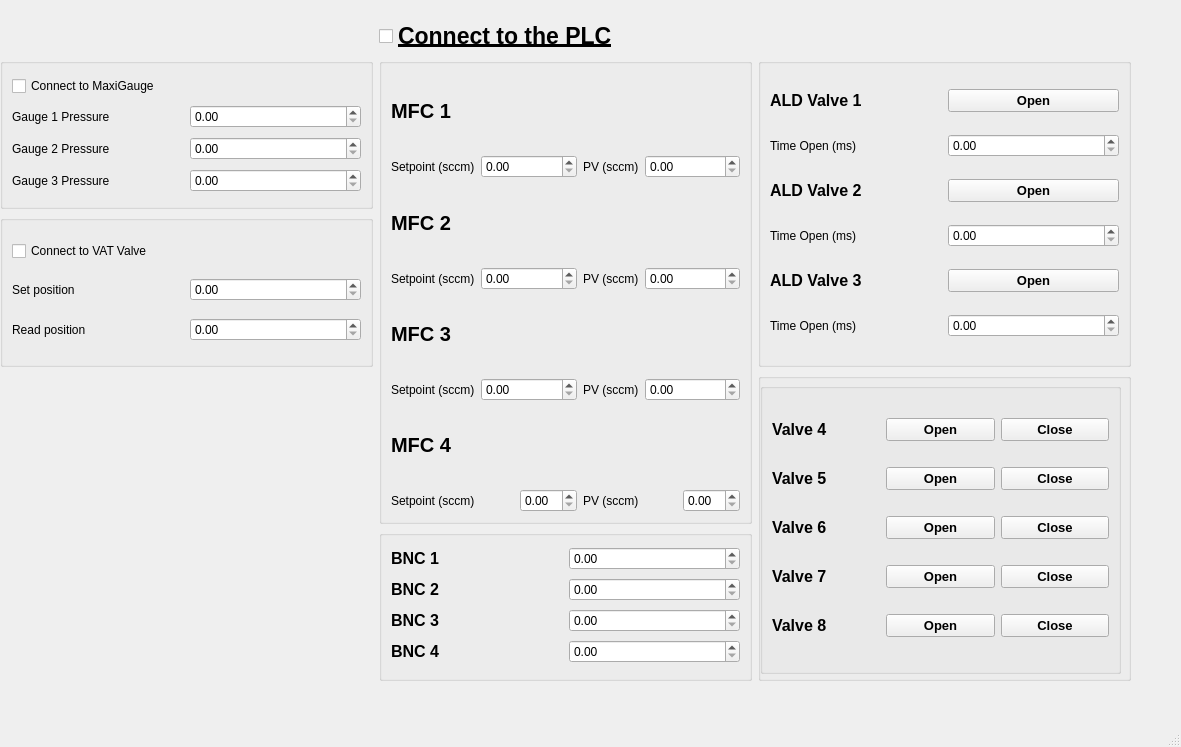
<?xml version="1.0" encoding="UTF-8"?>
<ui version="4.0">
 <class>MainWindow</class>
 <widget class="QMainWindow" name="MainWindow">
  <property name="geometry">
   <rect>
    <x>0</x>
    <y>0</y>
    <width>1181</width>
    <height>747</height>
   </rect>
  </property>
  <property name="windowTitle">
   <string>MainWindow</string>
  </property>
  <widget class="QWidget" name="centralwidget">
   <widget class="QWidget" name="layoutWidget">
    <property name="geometry">
     <rect>
      <x>0</x>
      <y>20</y>
      <width>1131</width>
      <height>661</height>
     </rect>
    </property>
    <layout class="QGridLayout" name="gridLayout_7">
     <item row="0" column="1">
      <widget class="QCheckBox" name="plc_connect_checkBox">
       <property name="font">
        <font>
         <pointsize>17</pointsize>
         <bold>true</bold>
         <underline>true</underline>
        </font>
       </property>
       <property name="text">
        <string>Connect to the PLC</string>
       </property>
      </widget>
     </item>
     <item row="2" column="0">
      <widget class="QGroupBox" name="vat_groupbox">
       <layout class="QGridLayout" name="gridLayout_6">
        <item row="0" column="0" colspan="2">
         <widget class="QCheckBox" name="vat_valve_connect_checkBox">
          <property name="text">
           <string>Connect to VAT Valve</string>
          </property>
         </widget>
        </item>
        <item row="1" column="0">
         <widget class="QLabel" name="vat_set_label">
          <property name="text">
           <string>Set position</string>
          </property>
         </widget>
        </item>
        <item row="1" column="1">
         <widget class="QDoubleSpinBox" name="vat_set_doubleSpinBox"/>
        </item>
        <item row="2" column="0">
         <widget class="QLabel" name="vat_read_label">
          <property name="text">
           <string>Read position</string>
          </property>
         </widget>
        </item>
        <item row="2" column="1">
         <widget class="QDoubleSpinBox" name="vat_read_doubleSpinBox"/>
        </item>
       </layout>
      </widget>
     </item>
     <item row="1" column="0">
      <widget class="QGroupBox" name="maxigauge_groupbox">
       <layout class="QGridLayout" name="gridLayout_5">
        <item row="0" column="0" colspan="2">
         <widget class="QCheckBox" name="maxigauge_connect_checkBox">
          <property name="text">
           <string>Connect to MaxiGauge</string>
          </property>
         </widget>
        </item>
        <item row="1" column="0">
         <widget class="QLabel" name="gauge1_label">
          <property name="text">
           <string>Gauge 1 Pressure</string>
          </property>
         </widget>
        </item>
        <item row="1" column="1">
         <widget class="QDoubleSpinBox" name="gauge1_doubleSpinBox"/>
        </item>
        <item row="2" column="0">
         <widget class="QLabel" name="gauge3_label">
          <property name="text">
           <string>Gauge 2 Pressure</string>
          </property>
         </widget>
        </item>
        <item row="2" column="1">
         <widget class="QDoubleSpinBox" name="gauge2_doubleSpinBox"/>
        </item>
        <item row="3" column="0">
         <widget class="QLabel" name="gauge2_label">
          <property name="text">
           <string>Gauge 3 Pressure</string>
          </property>
         </widget>
        </item>
        <item row="3" column="1">
         <widget class="QDoubleSpinBox" name="gauge3_doubleSpinBox"/>
        </item>
       </layout>
      </widget>
     </item>
     <item row="1" column="1" rowspan="3">
      <widget class="QGroupBox" name="mfcs_groupBox">
       <layout class="QGridLayout" name="gridLayout">
        <item row="7" column="5">
         <widget class="QDoubleSpinBox" name="mfc4_read_doubleSpinBox"/>
        </item>
        <item row="2" column="0" colspan="3">
         <widget class="QLabel" name="mfc2_label">
          <property name="font">
           <font>
            <pointsize>15</pointsize>
            <bold>true</bold>
           </font>
          </property>
          <property name="text">
           <string>MFC 2</string>
          </property>
         </widget>
        </item>
        <item row="5" column="1" colspan="2">
         <widget class="QDoubleSpinBox" name="mfc3_set_doubleSpinBox"/>
        </item>
        <item row="7" column="2">
         <widget class="QDoubleSpinBox" name="mfc4_set_doubleSpinBox"/>
        </item>
        <item row="3" column="1" colspan="2">
         <widget class="QDoubleSpinBox" name="mfc2_set_doubleSpinBox"/>
        </item>
        <item row="1" column="0">
         <widget class="QLabel" name="mfc1_set_label">
          <property name="text">
           <string>Setpoint (sccm)</string>
          </property>
         </widget>
        </item>
        <item row="1" column="3">
         <widget class="QLabel" name="mfc1_read_label">
          <property name="text">
           <string>PV (sccm)</string>
          </property>
         </widget>
        </item>
        <item row="1" column="1" colspan="2">
         <widget class="QDoubleSpinBox" name="mfc1_set_doubleSpinBox"/>
        </item>
        <item row="7" column="0" colspan="2">
         <widget class="QLabel" name="mfc4_set_label">
          <property name="text">
           <string>Setpoint (sccm)</string>
          </property>
         </widget>
        </item>
        <item row="5" column="3">
         <widget class="QLabel" name="mfc3_read_label">
          <property name="text">
           <string>PV (sccm)</string>
          </property>
         </widget>
        </item>
        <item row="0" column="0" colspan="3">
         <widget class="QLabel" name="mfc1_label">
          <property name="font">
           <font>
            <pointsize>15</pointsize>
            <bold>true</bold>
           </font>
          </property>
          <property name="text">
           <string>MFC 1</string>
          </property>
         </widget>
        </item>
        <item row="7" column="3" colspan="2">
         <widget class="QLabel" name="mfc4_read_label">
          <property name="text">
           <string>PV (sccm)</string>
          </property>
         </widget>
        </item>
        <item row="3" column="4" colspan="2">
         <widget class="QDoubleSpinBox" name="mfc2_read_doubleSpinBox"/>
        </item>
        <item row="3" column="3">
         <widget class="QLabel" name="mfc2_read_label">
          <property name="text">
           <string>PV (sccm)</string>
          </property>
         </widget>
        </item>
        <item row="4" column="0" colspan="2">
         <widget class="QLabel" name="mfc3_label">
          <property name="font">
           <font>
            <pointsize>15</pointsize>
            <bold>true</bold>
           </font>
          </property>
          <property name="text">
           <string>MFC 3</string>
          </property>
         </widget>
        </item>
        <item row="6" column="0" colspan="3">
         <widget class="QLabel" name="mfc4_label">
          <property name="font">
           <font>
            <pointsize>15</pointsize>
            <bold>true</bold>
           </font>
          </property>
          <property name="text">
           <string>MFC 4</string>
          </property>
         </widget>
        </item>
        <item row="5" column="0">
         <widget class="QLabel" name="mfc3_set_label">
          <property name="text">
           <string>Setpoint (sccm)</string>
          </property>
         </widget>
        </item>
        <item row="1" column="4" colspan="2">
         <widget class="QDoubleSpinBox" name="mfc1_read_doubleSpinBox"/>
        </item>
        <item row="3" column="0">
         <widget class="QLabel" name="mfc2_set_label">
          <property name="text">
           <string>Setpoint (sccm)</string>
          </property>
         </widget>
        </item>
        <item row="5" column="4" colspan="2">
         <widget class="QDoubleSpinBox" name="mfc3_read_doubleSpinBox"/>
        </item>
       </layout>
      </widget>
     </item>
     <item row="1" column="2" rowspan="2">
      <widget class="QGroupBox" name="ald_groupBox">
       <layout class="QGridLayout" name="gridLayout_3">
        <item row="0" column="0">
         <widget class="QLabel" name="ald1_label">
          <property name="font">
           <font>
            <pointsize>12</pointsize>
            <bold>true</bold>
           </font>
          </property>
          <property name="text">
           <string>ALD Valve 1</string>
          </property>
         </widget>
        </item>
        <item row="0" column="1">
         <widget class="QPushButton" name="ald1_pushButton">
          <property name="font">
           <font>
            <pointsize>10</pointsize>
            <bold>true</bold>
           </font>
          </property>
          <property name="text">
           <string>Open</string>
          </property>
         </widget>
        </item>
        <item row="1" column="0">
         <widget class="QLabel" name="ald1_time_label">
          <property name="text">
           <string>Time Open (ms)</string>
          </property>
         </widget>
        </item>
        <item row="1" column="1">
         <widget class="QDoubleSpinBox" name="ald1_time_doubleSpinBox"/>
        </item>
        <item row="2" column="0">
         <widget class="QLabel" name="ald2_label">
          <property name="font">
           <font>
            <pointsize>12</pointsize>
            <bold>true</bold>
           </font>
          </property>
          <property name="text">
           <string>ALD Valve 2</string>
          </property>
         </widget>
        </item>
        <item row="2" column="1">
         <widget class="QPushButton" name="ald2_pushButton">
          <property name="font">
           <font>
            <pointsize>10</pointsize>
            <bold>true</bold>
           </font>
          </property>
          <property name="text">
           <string>Open</string>
          </property>
         </widget>
        </item>
        <item row="3" column="0">
         <widget class="QLabel" name="ald2_time_label">
          <property name="text">
           <string>Time Open (ms)</string>
          </property>
         </widget>
        </item>
        <item row="3" column="1">
         <widget class="QDoubleSpinBox" name="ald2_time_doubleSpinBox"/>
        </item>
        <item row="4" column="0">
         <widget class="QLabel" name="ald3_label">
          <property name="font">
           <font>
            <pointsize>12</pointsize>
            <bold>true</bold>
           </font>
          </property>
          <property name="text">
           <string>ALD Valve 3</string>
          </property>
         </widget>
        </item>
        <item row="4" column="1">
         <widget class="QPushButton" name="ald3_pushButton">
          <property name="font">
           <font>
            <pointsize>10</pointsize>
            <bold>true</bold>
           </font>
          </property>
          <property name="text">
           <string>Open</string>
          </property>
         </widget>
        </item>
        <item row="5" column="0">
         <widget class="QLabel" name="ald3_time_label">
          <property name="text">
           <string>Time Open (ms)</string>
          </property>
         </widget>
        </item>
        <item row="5" column="1">
         <widget class="QDoubleSpinBox" name="ald3_time_doubleSpinBox"/>
        </item>
       </layout>
      </widget>
     </item>
     <item row="4" column="1">
      <widget class="QGroupBox" name="bncs_groupBox">
       <layout class="QGridLayout" name="gridLayout_2">
        <item row="0" column="1">
         <widget class="QDoubleSpinBox" name="bnc1_read_doubleSpinBox"/>
        </item>
        <item row="1" column="0">
         <widget class="QLabel" name="bnc4_label_2">
          <property name="font">
           <font>
            <pointsize>12</pointsize>
            <bold>true</bold>
           </font>
          </property>
          <property name="text">
           <string>BNC 2</string>
          </property>
         </widget>
        </item>
        <item row="1" column="1">
         <widget class="QDoubleSpinBox" name="bnc2_read_doubleSpinBox"/>
        </item>
        <item row="2" column="0">
         <widget class="QLabel" name="bnc3_label">
          <property name="font">
           <font>
            <pointsize>12</pointsize>
            <bold>true</bold>
           </font>
          </property>
          <property name="text">
           <string>BNC 3</string>
          </property>
         </widget>
        </item>
        <item row="2" column="1">
         <widget class="QDoubleSpinBox" name="bnc3_read_doubleSpinBox"/>
        </item>
        <item row="3" column="0">
         <widget class="QLabel" name="bnc4_label">
          <property name="font">
           <font>
            <pointsize>12</pointsize>
            <bold>true</bold>
           </font>
          </property>
          <property name="text">
           <string>BNC 4</string>
          </property>
         </widget>
        </item>
        <item row="3" column="1">
         <widget class="QDoubleSpinBox" name="bnc4_read_doubleSpinBox"/>
        </item>
        <item row="0" column="0">
         <widget class="QLabel" name="bnc1_label">
          <property name="font">
           <font>
            <pointsize>12</pointsize>
            <bold>true</bold>
           </font>
          </property>
          <property name="text">
           <string>BNC 1</string>
          </property>
         </widget>
        </item>
       </layout>
      </widget>
     </item>
     <item row="3" column="2" rowspan="2">
      <widget class="QGroupBox" name="valves_groupBox">
       <widget class="QGroupBox" name="valves_groupBox_2">
        <property name="geometry">
         <rect>
          <x>2</x>
          <y>10</y>
          <width>361</width>
          <height>291</height>
         </rect>
        </property>
        <layout class="QGridLayout" name="gridLayout_4">
         <item row="0" column="0">
          <widget class="QLabel" name="valve4_label">
           <property name="font">
            <font>
             <pointsize>12</pointsize>
             <bold>true</bold>
            </font>
           </property>
           <property name="text">
            <string>Valve 4</string>
           </property>
          </widget>
         </item>
         <item row="0" column="1">
          <widget class="QPushButton" name="valve4open_pushButton">
           <property name="font">
            <font>
             <pointsize>10</pointsize>
             <bold>true</bold>
            </font>
           </property>
           <property name="text">
            <string>Open</string>
           </property>
          </widget>
         </item>
         <item row="0" column="2">
          <widget class="QPushButton" name="valve4close_pushButton">
           <property name="font">
            <font>
             <pointsize>10</pointsize>
             <bold>true</bold>
            </font>
           </property>
           <property name="text">
            <string>Close</string>
           </property>
          </widget>
         </item>
         <item row="1" column="0">
          <widget class="QLabel" name="valve5_label">
           <property name="font">
            <font>
             <pointsize>12</pointsize>
             <bold>true</bold>
            </font>
           </property>
           <property name="text">
            <string>Valve 5</string>
           </property>
          </widget>
         </item>
         <item row="1" column="1">
          <widget class="QPushButton" name="valve5open_pushButton">
           <property name="font">
            <font>
             <pointsize>10</pointsize>
             <bold>true</bold>
            </font>
           </property>
           <property name="text">
            <string>Open</string>
           </property>
          </widget>
         </item>
         <item row="1" column="2">
          <widget class="QPushButton" name="valve5close_pushButton">
           <property name="font">
            <font>
             <pointsize>10</pointsize>
             <bold>true</bold>
            </font>
           </property>
           <property name="text">
            <string>Close</string>
           </property>
          </widget>
         </item>
         <item row="2" column="0">
          <widget class="QLabel" name="valve6_label">
           <property name="font">
            <font>
             <pointsize>12</pointsize>
             <bold>true</bold>
            </font>
           </property>
           <property name="text">
            <string>Valve 6</string>
           </property>
          </widget>
         </item>
         <item row="2" column="1">
          <widget class="QPushButton" name="valve6open_pushButton">
           <property name="font">
            <font>
             <pointsize>10</pointsize>
             <bold>true</bold>
            </font>
           </property>
           <property name="text">
            <string>Open</string>
           </property>
          </widget>
         </item>
         <item row="2" column="2">
          <widget class="QPushButton" name="valve6close_pushButton">
           <property name="font">
            <font>
             <pointsize>10</pointsize>
             <bold>true</bold>
            </font>
           </property>
           <property name="text">
            <string>Close</string>
           </property>
          </widget>
         </item>
         <item row="3" column="0">
          <widget class="QLabel" name="valve7_label">
           <property name="font">
            <font>
             <pointsize>12</pointsize>
             <bold>true</bold>
            </font>
           </property>
           <property name="text">
            <string>Valve 7</string>
           </property>
          </widget>
         </item>
         <item row="3" column="1">
          <widget class="QPushButton" name="valve7open_pushButton">
           <property name="font">
            <font>
             <pointsize>10</pointsize>
             <bold>true</bold>
            </font>
           </property>
           <property name="text">
            <string>Open</string>
           </property>
          </widget>
         </item>
         <item row="3" column="2">
          <widget class="QPushButton" name="valve7close_pushButton">
           <property name="font">
            <font>
             <pointsize>10</pointsize>
             <bold>true</bold>
            </font>
           </property>
           <property name="text">
            <string>Close</string>
           </property>
          </widget>
         </item>
         <item row="4" column="0">
          <widget class="QLabel" name="valve8_label">
           <property name="font">
            <font>
             <pointsize>12</pointsize>
             <bold>true</bold>
            </font>
           </property>
           <property name="text">
            <string>Valve 8</string>
           </property>
          </widget>
         </item>
         <item row="4" column="1">
          <widget class="QPushButton" name="valve8open_pushButton">
           <property name="font">
            <font>
             <pointsize>10</pointsize>
             <bold>true</bold>
            </font>
           </property>
           <property name="text">
            <string>Open</string>
           </property>
          </widget>
         </item>
         <item row="4" column="2">
          <widget class="QPushButton" name="valve8close_pushButton">
           <property name="font">
            <font>
             <pointsize>10</pointsize>
             <bold>true</bold>
            </font>
           </property>
           <property name="text">
            <string>Close</string>
           </property>
          </widget>
         </item>
        </layout>
       </widget>
      </widget>
     </item>
    </layout>
   </widget>
  </widget>
  <widget class="QStatusBar" name="statusbar"/>
 </widget>
 <resources/>
 <connections/>
</ui>
